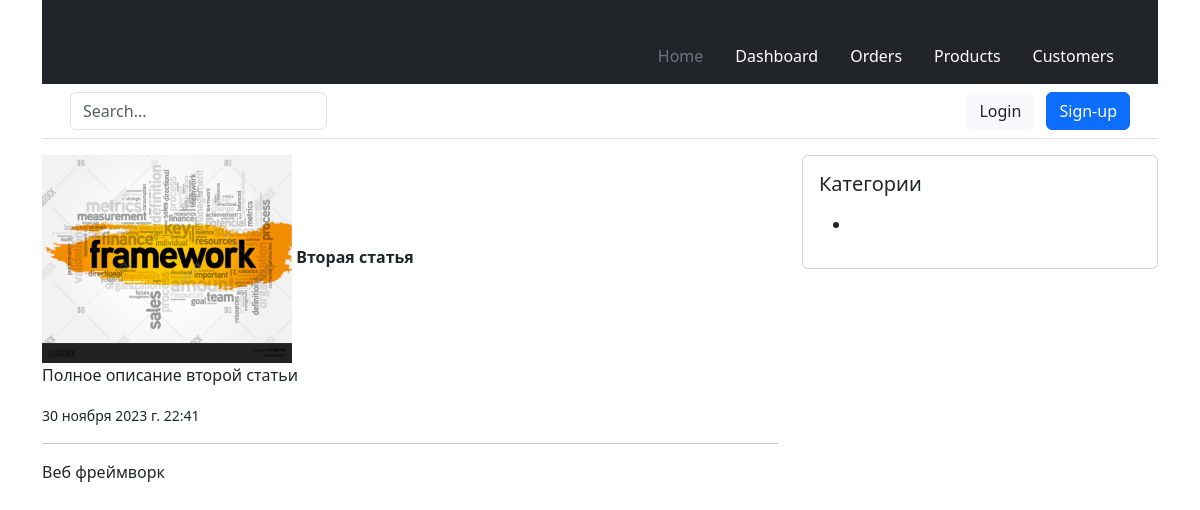
The app's page /articles/vtoraya-statya/ with its own data.
### blog/models.py (models this page shows, shortened)
class Article(models.Model):
    class ArticleManager(models.Manager):
        def all(self):
            return self.get_queryset().select_related('author', 'category').filter(status='published')
    STATUS_OPTIONS = (
        ('published', 'Опубликовано'),
        ('draft', 'Черновик')
    )
    title = models.CharField(verbose_name='Заголовок', max_length=255)
    slug = models.SlugField(verbose_name='URL', max_length=255, blank=True, unique=True)
    category = TreeForeignKey('Category', on_delete=models.PROTECT, related_name='articles', verbose_name='Категория')
    short_description = models.TextField(verbose_name='Краткое описание', max_length=500)
    full_description = models.TextField(verbose_name='Полное описание')
    thumbnail = models.ImageField(
        verbose_name='Превью поста',
        blank=True,
        upload_to='images/thumbnails/%Y/%m/%d/',
        validators=[FileExtensionValidator(allowed_extensions=('png', 'jpg', 'webp', 'jpeg', 'gif'))]
    )
    status = models.CharField(choices=STATUS_OPTIONS, default='published', verbose_name='Статус поста', max_length=10)
    time_create = models.DateTimeField(auto_now_add=True, verbose_name='Время добавления')
    time_update = models.DateTimeField(auto_now=True, verbose_name='Время обновления')
    author = models.ForeignKey(to=User, verbose_name='Автор', on_delete=models.SET_DEFAULT, related_name='author_posts', default=1)
    updater = models.ForeignKey(to=User, verbose_name='Обновил', on_delete=models.SET_NULL, null=True, related_name='updater_posts', blank=True)
    fixed = models.BooleanField(verbose_name='Зафиксировано', default=False)
    class Meta:
        db_table = 'app_articles'
        ordering = ['-fixed', '-time_create']
        indexes = [models.Index(fields=['-fixed', '-time_create', 'status'])]
        verbose_name = 'Статья'
        verbose_name_plural = 'Статьи'
    custom = ArticleManager()

class Category(MPTTModel):
    title = models.CharField(max_length=255, verbose_name='Название категории')
    slug = models.SlugField(max_length=255, verbose_name='URL категории', blank=True)
    description = models.TextField(verbose_name='Описание категории', max_length=300)
    parent = TreeForeignKey(
        'self',
        on_delete=models.CASCADE,
        null=True,
        blank=True,
        db_index=True,
        related_name='children',
        verbose_name='Родительская категория'
    )
    class MPTTMeta:
        order_insertion_by = ('title',)
    class Meta:
        verbose_name = 'Категория'
        verbose_name_plural = 'Категории'
        db_table = 'app_categories'

### blog/views.py (the view)
# urls.py: path('articles/<str:slug>/', ArticleDetailView.as_view(), name='articles_detail'),
class ArticleDetailView(DetailView):
    model = Article
    template_name = 'blog/articles_detail.html'
    context_object_name = 'article'
    def get_context_data(self, **kwargs):
        context = super().get_context_data(**kwargs)
        context['title'] = self.object.title
        return context

### blog/templates/blog/articles_detail.html
{% extends 'main.html' %}
{% block content %}
        <img src={{ article.thumbnail.url }} alt={{ article.title }} width="250"/>
        <strong>{{ article.title }}</strong>
        <p>{{ article.full_description }}</p>
        <small>{{ article.time_create }}</small>
        <hr>
        <span>{{ article.category.title }}</span>
{% endblock %}

### records on screen
Article: thumbnail (picture), title "Вторая статья", full_description "Полное описание второй статьи", time_create "30 ноября 2023 г. 22:41", category "Веб фреймворк"
